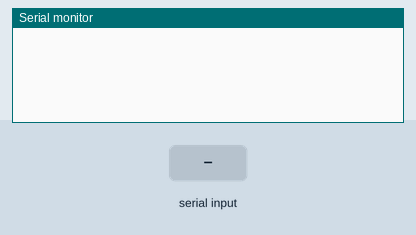
Bench run of a sketch on a simulated Arduino Uno, built with avr-gcc and run on an emulated ATmega328P. Shown: the last lines printed to the serial monitor. The test bench sets the inputs (shaded band).

Above: at 1.2 s.
1.3 s: "?\n" received over Serial
At 1.9 s:
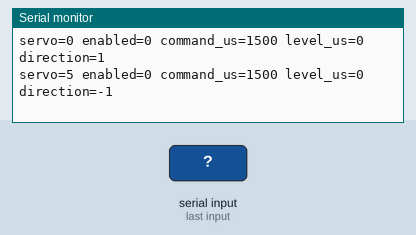
2.8 s: "b\n" received over Serial
At 3.3 s:
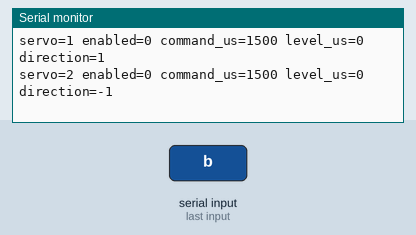
4.3 s: "c\n" received over Serial
At 5.5 s:
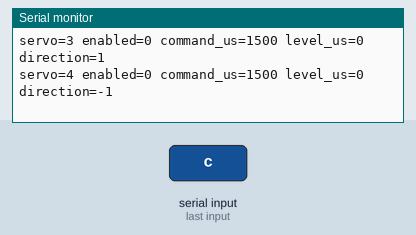
5.8 s: "90,45\n" received over Serial
At 6.4 s:
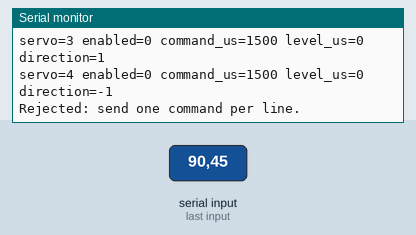
7.3 s: "0\n" received over Serial
At 8.8 s:
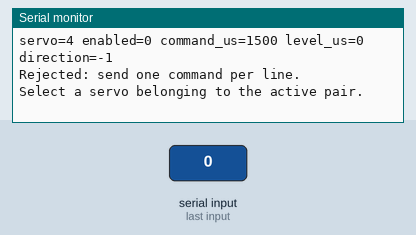
Timing chart, 0 to 9.8 s (numbered marks = the images above; inputs shaded):
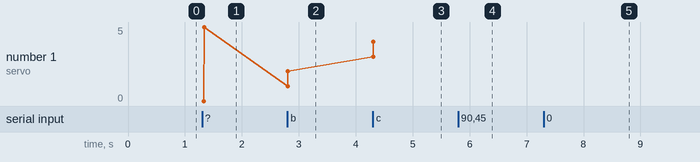

Measured:
- after the input at 1.3 s, the serial monitor: prints a new line at once (image 1)
- after the input at 2.8 s, the serial monitor: prints a new line at once (image 2)
- after the input at 4.3 s, the serial monitor: prints a new line at once (image 3)
- after the input at 5.8 s, the serial monitor: prints a new line at once (image 4)
- after the input at 7.3 s, the serial monitor: prints a new line at once (image 5)

The sketch:

08_PAIR_CALIBRATION.ino
```cpp
// Standalone bench experiment; no Unity/IK input. See README before powering servos.
#include <Wire.h>
#include <Adafruit_PWMServoDriver.h>

Adafruit_PWMServoDriver pwm(0x40);
// User reconfirmed shared-side mapping after replacing faulty servo 5.
const uint8_t pairs[3][2] = {{0, 5}, {1, 2}, {3, 4}};
uint8_t channels[2] = {0, 5};
char activePair = 'A';
const int fineStepUs = 5;
const int coarseStepUs = 25;
int stepUs = coarseStepUs;
// Initial exploration windows, NOT measured mechanical limits.
const int minimumUs = 1400;
const int maximumUs = 1650; // Stage 2: channel 1's observed level is 1600 us.
const int pairWindowUs = 50;
int pulseUs[2] = {1500, 1500}; // Nominal reference only; not calibrated level.
int neutralUs[2] = {0, 0};
int direction[2] = {1, -1}; // Hypothesis: verify disconnected before pairing.
bool enabled[2] = {false, false};
bool pairMode = false;
int selected = 0;
int offsetUs = 0;
char command = 0;
bool invalidLine = false;

bool inWindow(int pulse) { return pulse >= minimumUs && pulse <= maximumUs; }

void writeServo(int index) {
  pwm.writeMicroseconds(channels[index], pulseUs[index]);
}

void status() {
  Serial.print(pairMode ? "PAIRED" : "INDIVIDUAL");
  Serial.print(" pair="); Serial.print(activePair);
  Serial.print(" selected="); Serial.print(channels[selected]);
  Serial.print(" offset_us="); Serial.print(offsetUs);
  Serial.print(" step_us="); Serial.println(stepUs);
  for (int i = 0; i < 2; ++i) {
    Serial.print("servo="); Serial.print(channels[i]);
    Serial.print(" enabled="); Serial.print(enabled[i]);
    Serial.print(" command_us="); Serial.print(pulseUs[i]);
    Serial.print(" level_us="); Serial.print(neutralUs[i]);
    Serial.print(" direction="); Serial.println(direction[i]);
  }
}

void disableOutputs() {
  for (int i = 0; i < 16; ++i) pwm.setPWM(i, 0, 4096);
  enabled[0] = enabled[1] = false;
  neutralUs[0] = neutralUs[1] = 0;
  pairMode = false;
  offsetUs = 0;
}

void execute(char c) {
  if (c == 'x') {
    disableOutputs(); // Removes PWM, NOT supply power. Support platform first.
  } else if (c == '?') {
    Serial.println("a/b/c choose pair A=[0,5] B=[1,2] C=[3,4] (outputs must be off)");
    Serial.println("0..5 select within pair; e enable at 1500us; +/- step; s save level;");
    Serial.println("g coarse 25us; f fine 5us; r reverse direction; p pair mode; x PWM off; ? status");
    Serial.print("Exploration bounds: "); Serial.print(minimumUs);
    Serial.print(".."); Serial.print(maximumUs);
    Serial.print("us absolute, pair offset +/-"); Serial.print(pairWindowUs);
    Serial.println("us. NOT measured extents.");
  } else if (c == 'g' || c == 'f') {
    stepUs = c == 'g' ? coarseStepUs : fineStepUs; // Works in either mode; no motion.
  } else if (c == 'a' || c == 'A' || c == 'b' || c == 'B' || c == 'c' || c == 'C') {
    if (enabled[0] || enabled[1]) {
      Serial.println("Support platform, then x before changing pairs."); return;
    }
    activePair = c >= 'a' && c <= 'c' ? c - 'a' + 'A' : c;
    channels[0] = pairs[activePair - 'A'][0];
    channels[1] = pairs[activePair - 'A'][1];
    pulseUs[0] = pulseUs[1] = 1500;
    neutralUs[0] = neutralUs[1] = 0;
    direction[0] = 1; direction[1] = -1;
    selected = 0;
    offsetUs = 0;
    pairMode = false;
  } else if (c == '+' || c == '-') {
    int delta = (c == '+' ? stepUs : -stepUs);
    if (pairMode) {
      int next = offsetUs + delta;
      int a = neutralUs[0] + direction[0] * next;
      int b = neutralUs[1] + direction[1] * next;
      if (next < -pairWindowUs || next > pairWindowUs || !inWindow(a) || !inWindow(b)) {
        Serial.println("BLOCKED: exploration window reached."); return;
      }
      pulseUs[0] = a; pulseUs[1] = b; offsetUs = next;
      writeServo(0); writeServo(1);
    } else {
      int next = pulseUs[selected] + direction[selected] * delta;
      if (!enabled[selected] || !inWindow(next)) {
        Serial.println("BLOCKED: disabled or outside exploration window."); return;
      }
      pulseUs[selected] = next;
      neutralUs[selected] = 0; // Any individual movement requires re-saving level.
      writeServo(selected);
    }
  } else if (pairMode) {
    Serial.println("Pair mode: use +/-, f/g step size, or x. No automatic return to level."); return;
  } else if (c >= '0' && c <= '5') {
    if (c - '0' != channels[0] && c - '0' != channels[1]) {
      Serial.println("Select a servo belonging to the active pair."); return;
    }
    selected = (c - '0' == channels[0] ? 0 : 1);
  } else if (c == 'e') {
    if (enabled[selected]) { Serial.println("Already enabled."); return; }
    pulseUs[selected] = 1500;
    enabled[selected] = true;
    writeServo(selected);
  } else if (c == 's') {
    if (!enabled[selected]) { Serial.println("Enable selected servo first."); return; }
    neutralUs[selected] = pulseUs[selected];
  } else if (c == 'r') {
    direction[selected] = -direction[selected]; // No movement.
  } else if (c == 'p') {
    if (!enabled[0] || !enabled[1] || neutralUs[0] == 0 || neutralUs[1] == 0) {
      Serial.println("Save level for BOTH servos first."); return;
    }
    pairMode = true;
    offsetUs = 0; // Current commands already equal saved neutral; no movement.
  } else {
    Serial.println("Unknown command; send ? for help."); return;
  }
  status();
}

void setup() {
  Serial.begin(115200);
  Wire.begin();
  pwm.begin();
  disableOutputs();
  pwm.setPWMFreq(50);
}

void loop() {
  // Exactly one character per line. Reject pasted multi-command lines.
  while (Serial.available()) {
    char c = Serial.read();
    if (c == '\r') continue;
    if (c == '\n') {
      if (invalidLine) Serial.println("Rejected: send one command per line.");
      else if (command) execute(command);
      command = 0; invalidLine = false;
    } else if (command) invalidLine = true;
    else command = c;
  }
}
```
